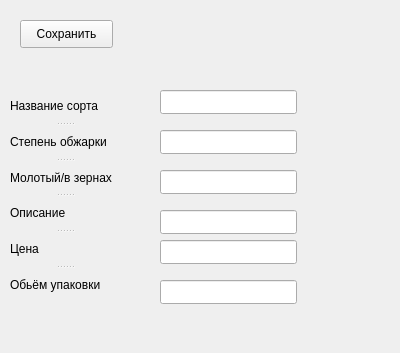
<?xml version="1.0" encoding="UTF-8"?>
<ui version="4.0">
 <class>Form</class>
 <widget class="QWidget" name="Form">
  <property name="geometry">
   <rect>
    <x>0</x>
    <y>0</y>
    <width>400</width>
    <height>353</height>
   </rect>
  </property>
  <property name="windowTitle">
   <string>Form</string>
  </property>
  <widget class="QLineEdit" name="lineEdit_2">
   <property name="geometry">
    <rect>
     <x>160</x>
     <y>90</y>
     <width>137</width>
     <height>24</height>
    </rect>
   </property>
  </widget>
  <widget class="QLineEdit" name="lineEdit_3">
   <property name="geometry">
    <rect>
     <x>160</x>
     <y>130</y>
     <width>137</width>
     <height>24</height>
    </rect>
   </property>
  </widget>
  <widget class="QLineEdit" name="lineEdit_4">
   <property name="geometry">
    <rect>
     <x>160</x>
     <y>170</y>
     <width>137</width>
     <height>24</height>
    </rect>
   </property>
  </widget>
  <widget class="QLineEdit" name="lineEdit_5">
   <property name="geometry">
    <rect>
     <x>160</x>
     <y>210</y>
     <width>137</width>
     <height>24</height>
    </rect>
   </property>
  </widget>
  <widget class="QLineEdit" name="lineEdit_6">
   <property name="geometry">
    <rect>
     <x>160</x>
     <y>240</y>
     <width>137</width>
     <height>24</height>
    </rect>
   </property>
  </widget>
  <widget class="QLineEdit" name="lineEdit_7">
   <property name="geometry">
    <rect>
     <x>160</x>
     <y>280</y>
     <width>137</width>
     <height>24</height>
    </rect>
   </property>
  </widget>
  <widget class="QPushButton" name="pushButton">
   <property name="geometry">
    <rect>
     <x>20</x>
     <y>20</y>
     <width>93</width>
     <height>28</height>
    </rect>
   </property>
   <property name="text">
    <string>Сохранить</string>
   </property>
  </widget>
  <widget class="QSplitter" name="splitter">
   <property name="geometry">
    <rect>
     <x>10</x>
     <y>90</y>
     <width>109</width>
     <height>211</height>
    </rect>
   </property>
   <property name="orientation">
    <enum>Qt::Vertical</enum>
   </property>
   <widget class="QLabel" name="label_2">
    <property name="text">
     <string>Название сорта</string>
    </property>
   </widget>
   <widget class="QLabel" name="label_3">
    <property name="text">
     <string>Степень обжарки</string>
    </property>
   </widget>
   <widget class="QLabel" name="label_4">
    <property name="text">
     <string>Молотый/в зернах</string>
    </property>
   </widget>
   <widget class="QLabel" name="label_7">
    <property name="text">
     <string>Описание</string>
    </property>
   </widget>
   <widget class="QLabel" name="label_5">
    <property name="text">
     <string>Цена</string>
    </property>
   </widget>
   <widget class="QLabel" name="label_6">
    <property name="text">
     <string>Обьём упаковки</string>
    </property>
   </widget>
  </widget>
 </widget>
 <resources/>
 <connections/>
</ui>
